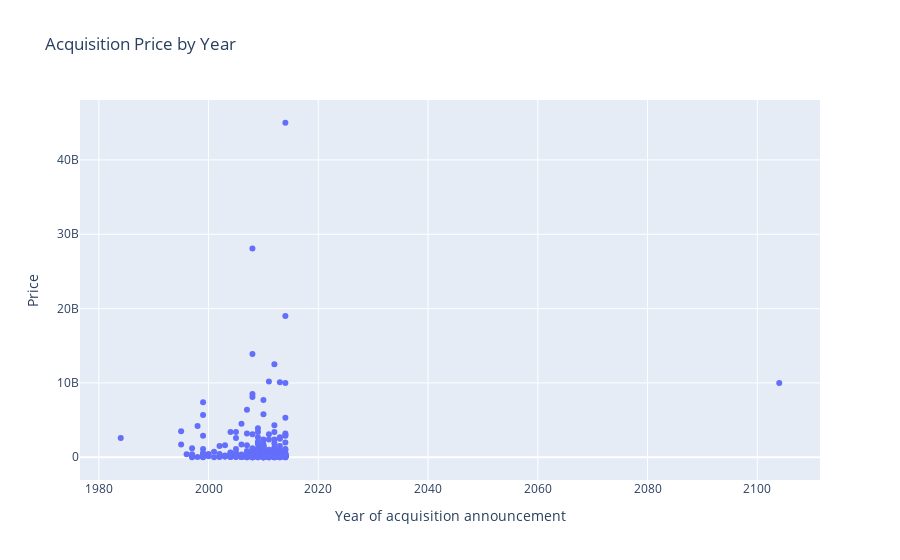

Notebook code for this chart:
### Code cell
fig = px.scatter(
    acquisitions,
    x='Year of acquisition announcement',
    y='Price',
    title='Acquisition Price by Year'
)
fig.show()

### Figure 1 — Plotly figure (JSON) as saved in the notebook; plotly's stock layout.template omitted (floating-point values rounded to 4 significant figures; data arrays with more than 128 entries replaced by an {"elided": "..."} marker saying what was removed)
{"data": [{"hovertemplate": "Year of acquisition announcement=%{x}<br>Price=%{y}<extra></extra>", "legendgroup": "", "marker": {"color": "#636efa", "symbol": "circle"}, "mode": "markers", "name": "", "orientation": "v", "showlegend": false, "type": "scatter", "x": {"elided": "336 int values"}, "xaxis": "x", "y": {"elided": "336 int values"}, "yaxis": "y"}], "layout": {"legend": {"tracegroupgap": 0}, "title": {"text": "Acquisition Price by Year"}, "xaxis": {"anchor": "y", "domain": [0, 1], "title": {"text": "Year of acquisition announcement"}}, "yaxis": {"anchor": "x", "domain": [0, 1], "title": {"text": "Price"}}}}
